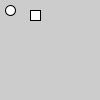
Frame 1 (no input)
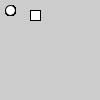
Frame 60 (the mouse pressed at the canvas centre just before this capture)
Frame 120 (the mouse held since frame 60 and released just before this capture): identical to frame 60, image omitted

The Processing sketch that drew these frames (run headless with seeded random() and noise(); from frame 60 on, the mouse is pressed at the canvas centre):

// Processing sketch: Shapes2
// ── Shapes2.pde
ArrayList <IShape>Shapes;

void setup()
{
  Shapes = new ArrayList<IShape>();
  Shapes.add(new Circle(10,10,10));
  Shapes.add(new Square(30,10,10));
}

void draw()
{
  for(IShape shape: Shapes)
  {
    shape.Draw();
  }
}

interface IShape
{
  void Draw();
}

class Shape
{
  String Type;
  float X;
  float Y;
}

class Circle extends Shape implements IShape
{
  Circle(float x, float y, float d)
  {
    Type ="Circle";
    X=x;
    Y=y;
    Diameter = d;
  }
  
  float Diameter;
  
  void Draw()
  {
    circle(X,Y,Diameter);
  }
}

class Square extends Shape implements IShape
{
   Square(float x, float y, float w)
   {
     Type="Square";
     X=x;
     Y=y;
     Width = w;
   }
   
   float Width;
   
   void Draw()
   {
     square(X,Y,Width);
   }
}
